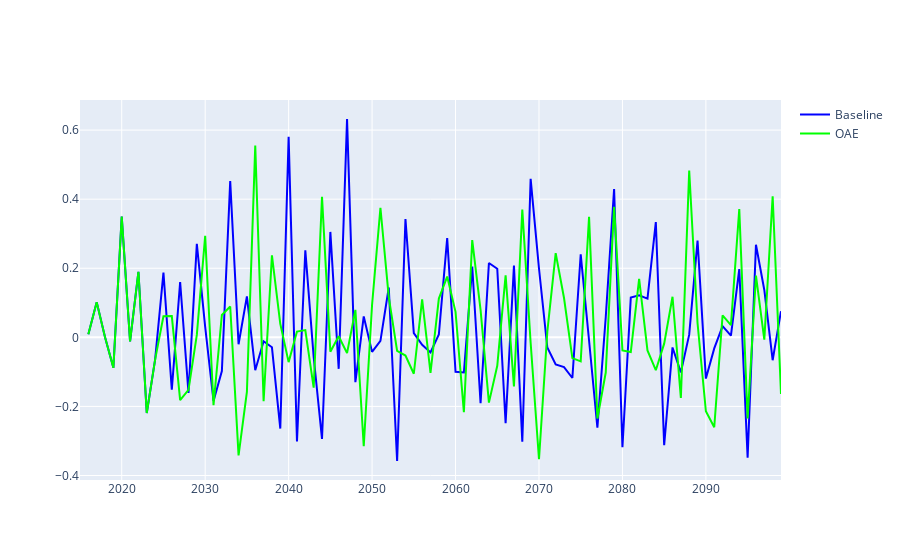

Notebook code cell kept with this figure:
### Code cell
fig = go.Figure()
fig.add_trace(go.Scatter(x=fco2_amplitude_baseline_pct.year, y=fco2_amplitude_baseline_pct['fco2'],
                    mode='lines', line_color='#0000FF',
                    name='Baseline'))
fig.add_trace(go.Scatter(x=fco2_amplitude_oae_pct.year, y=fco2_amplitude_oae_pct['fco2'],
                    mode='lines', line_color='#00FF00',
                    name='OAE'))
fig.show()
